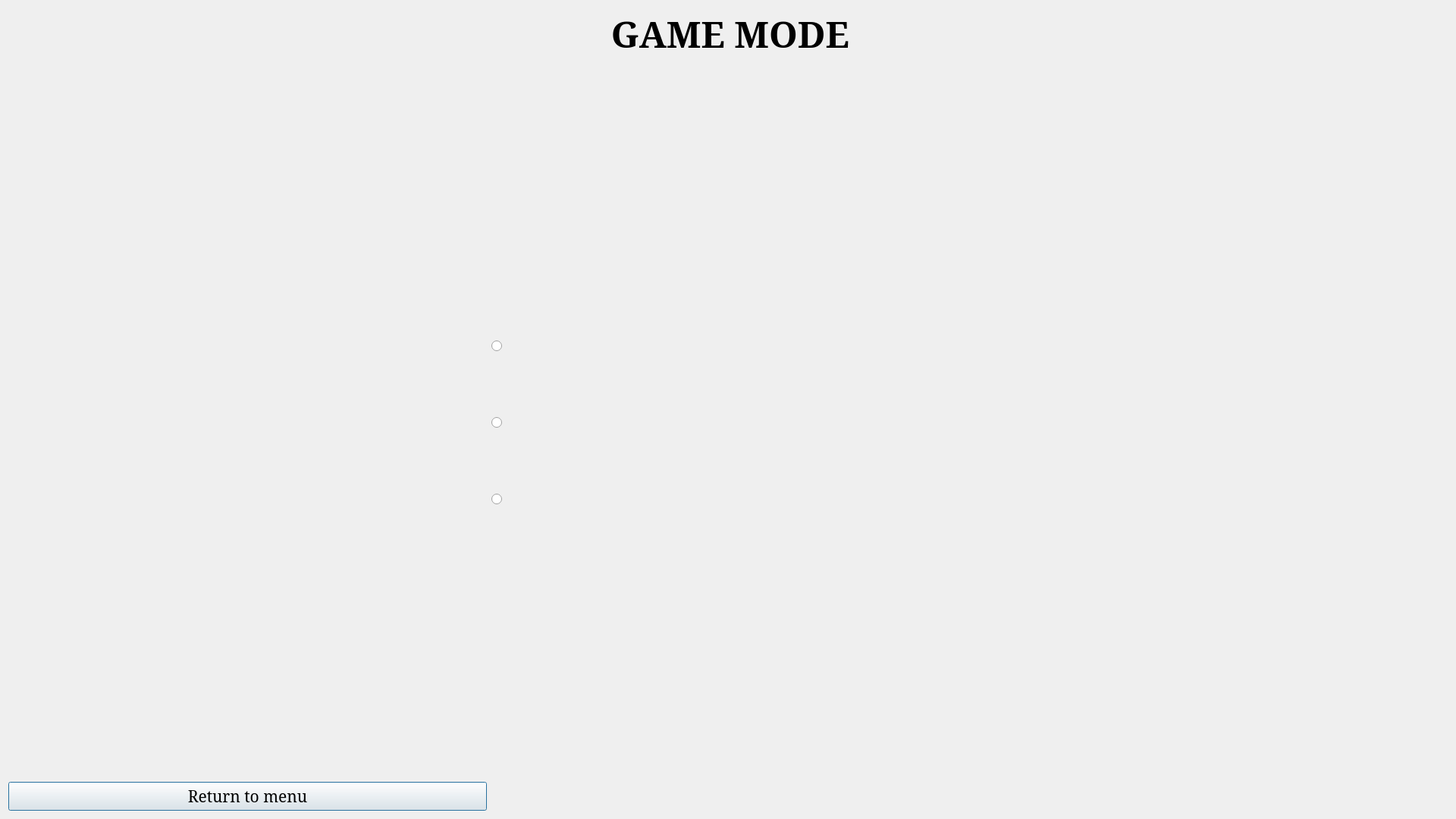
<?xml version="1.0" encoding="UTF-8"?>
<ui version="4.0">
 <class>gamemode</class>
 <widget class="QDialog" name="gamemode">
  <property name="geometry">
   <rect>
    <x>0</x>
    <y>0</y>
    <width>1920</width>
    <height>1080</height>
   </rect>
  </property>
  <property name="windowTitle">
   <string notr="true">Time Bomb</string>
  </property>
  <layout class="QVBoxLayout" name="verticalLayout_5">
   <item>
    <layout class="QGridLayout" name="gridLayout_3">
     <item row="0" column="3">
      <spacer name="HSpacer_RightUP">
       <property name="orientation">
        <enum>Qt::Horizontal</enum>
       </property>
       <property name="sizeHint" stdset="0">
        <size>
         <width>40</width>
         <height>20</height>
        </size>
       </property>
      </spacer>
     </item>
     <item row="2" column="2" rowspan="2">
      <layout class="QGridLayout" name="gridLayout_4">
       <item row="3" column="0">
        <layout class="QHBoxLayout" name="horizontalLayout">
         <item>
          <spacer name="HSpacer_RightDown">
           <property name="orientation">
            <enum>Qt::Horizontal</enum>
           </property>
           <property name="sizeHint" stdset="0">
            <size>
             <width>40</width>
             <height>20</height>
            </size>
           </property>
          </spacer>
         </item>
        </layout>
       </item>
       <item row="2" column="0">
        <spacer name="verticalSpacer_2">
         <property name="orientation">
          <enum>Qt::Vertical</enum>
         </property>
         <property name="sizeHint" stdset="0">
          <size>
           <width>20</width>
           <height>40</height>
          </size>
         </property>
        </spacer>
       </item>
       <item row="0" column="0">
        <spacer name="verticalSpacer">
         <property name="orientation">
          <enum>Qt::Vertical</enum>
         </property>
         <property name="sizeHint" stdset="0">
          <size>
           <width>20</width>
           <height>40</height>
          </size>
         </property>
        </spacer>
       </item>
       <item row="1" column="0">
        <layout class="QFormLayout" name="formLayout">
         <property name="formAlignment">
          <set>Qt::AlignLeading|Qt::AlignLeft|Qt::AlignVCenter</set>
         </property>
         <item row="0" column="0">
          <spacer name="horizontalSpacer">
           <property name="orientation">
            <enum>Qt::Horizontal</enum>
           </property>
           <property name="sizeHint" stdset="0">
            <size>
             <width>40</width>
             <height>20</height>
            </size>
           </property>
          </spacer>
         </item>
         <item row="0" column="1">
          <widget class="QLabel" name="label">
           <property name="text">
            <string>&lt;html&gt;&lt;head/&gt;&lt;body&gt;&lt;p&gt;&lt;img src=&quot;:/resources/Ruletable/TableHeader.png&quot;/&gt;&lt;/p&gt;&lt;/body&gt;&lt;/html&gt;</string>
           </property>
          </widget>
         </item>
         <item row="1" column="1">
          <widget class="QLabel" name="label_2">
           <property name="text">
            <string>&lt;html&gt;&lt;head/&gt;&lt;body&gt;&lt;p&gt;&lt;img src=&quot;:/resources/Ruletable/45players.png&quot;/&gt;&lt;/p&gt;&lt;/body&gt;&lt;/html&gt;</string>
           </property>
           <property name="alignment">
            <set>Qt::AlignLeading|Qt::AlignLeft|Qt::AlignVCenter</set>
           </property>
          </widget>
         </item>
         <item row="2" column="1">
          <widget class="QLabel" name="label_3">
           <property name="text">
            <string>&lt;html&gt;&lt;head/&gt;&lt;body&gt;&lt;p&gt;&lt;img src=&quot;:/resources/Ruletable/6players.png&quot;/&gt;&lt;/p&gt;&lt;/body&gt;&lt;/html&gt;</string>
           </property>
          </widget>
         </item>
         <item row="3" column="1">
          <widget class="QLabel" name="label_4">
           <property name="text">
            <string>&lt;html&gt;&lt;head/&gt;&lt;body&gt;&lt;p&gt;&lt;img src=&quot;:/resources/Ruletable/78players.png&quot;/&gt;&lt;/p&gt;&lt;/body&gt;&lt;/html&gt;</string>
           </property>
          </widget>
         </item>
         <item row="3" column="0">
          <layout class="QVBoxLayout" name="verticalLayout_4">
           <item>
            <spacer name="verticalSpacer_7">
             <property name="orientation">
              <enum>Qt::Vertical</enum>
             </property>
             <property name="sizeHint" stdset="0">
              <size>
               <width>20</width>
               <height>40</height>
              </size>
             </property>
            </spacer>
           </item>
           <item>
            <widget class="QRadioButton" name="radio_7_8">
             <property name="text">
              <string/>
             </property>
            </widget>
           </item>
           <item>
            <spacer name="verticalSpacer_8">
             <property name="orientation">
              <enum>Qt::Vertical</enum>
             </property>
             <property name="sizeHint" stdset="0">
              <size>
               <width>20</width>
               <height>40</height>
              </size>
             </property>
            </spacer>
           </item>
          </layout>
         </item>
         <item row="2" column="0">
          <layout class="QVBoxLayout" name="verticalLayout_3">
           <item>
            <spacer name="verticalSpacer_5">
             <property name="orientation">
              <enum>Qt::Vertical</enum>
             </property>
             <property name="sizeHint" stdset="0">
              <size>
               <width>20</width>
               <height>40</height>
              </size>
             </property>
            </spacer>
           </item>
           <item>
            <widget class="QRadioButton" name="radio_6">
             <property name="text">
              <string/>
             </property>
            </widget>
           </item>
           <item>
            <spacer name="verticalSpacer_6">
             <property name="orientation">
              <enum>Qt::Vertical</enum>
             </property>
             <property name="sizeHint" stdset="0">
              <size>
               <width>20</width>
               <height>40</height>
              </size>
             </property>
            </spacer>
           </item>
          </layout>
         </item>
         <item row="1" column="0">
          <layout class="QVBoxLayout" name="verticalLayout_2">
           <item>
            <spacer name="verticalSpacer_3">
             <property name="orientation">
              <enum>Qt::Vertical</enum>
             </property>
             <property name="sizeHint" stdset="0">
              <size>
               <width>20</width>
               <height>40</height>
              </size>
             </property>
            </spacer>
           </item>
           <item>
            <widget class="QRadioButton" name="radio_4_5">
             <property name="text">
              <string/>
             </property>
            </widget>
           </item>
           <item>
            <spacer name="verticalSpacer_4">
             <property name="orientation">
              <enum>Qt::Vertical</enum>
             </property>
             <property name="sizeHint" stdset="0">
              <size>
               <width>20</width>
               <height>40</height>
              </size>
             </property>
            </spacer>
           </item>
          </layout>
         </item>
        </layout>
       </item>
      </layout>
     </item>
     <item row="0" column="2">
      <widget class="QLabel" name="gametitle">
       <property name="sizePolicy">
        <sizepolicy hsizetype="Preferred" vsizetype="Fixed">
         <horstretch>0</horstretch>
         <verstretch>0</verstretch>
        </sizepolicy>
       </property>
       <property name="font">
        <font>
         <family>Noto Serif</family>
         <pointsize>36</pointsize>
         <weight>75</weight>
         <bold>true</bold>
        </font>
       </property>
       <property name="text">
        <string>GAME MODE</string>
       </property>
       <property name="alignment">
        <set>Qt::AlignCenter</set>
       </property>
      </widget>
     </item>
     <item row="5" column="0">
      <layout class="QHBoxLayout" name="horizontalLayout_2">
       <item>
        <widget class="QPushButton" name="Return_to_menu">
         <property name="font">
          <font>
           <family>Noto Serif</family>
           <pointsize>16</pointsize>
          </font>
         </property>
         <property name="text">
          <string>Return to menu</string>
         </property>
        </widget>
       </item>
      </layout>
     </item>
     <item row="0" column="0">
      <spacer name="HSpacer_leftUP">
       <property name="orientation">
        <enum>Qt::Horizontal</enum>
       </property>
       <property name="sizeHint" stdset="0">
        <size>
         <width>40</width>
         <height>20</height>
        </size>
       </property>
      </spacer>
     </item>
    </layout>
   </item>
  </layout>
 </widget>
 <resources/>
 <connections/>
</ui>
